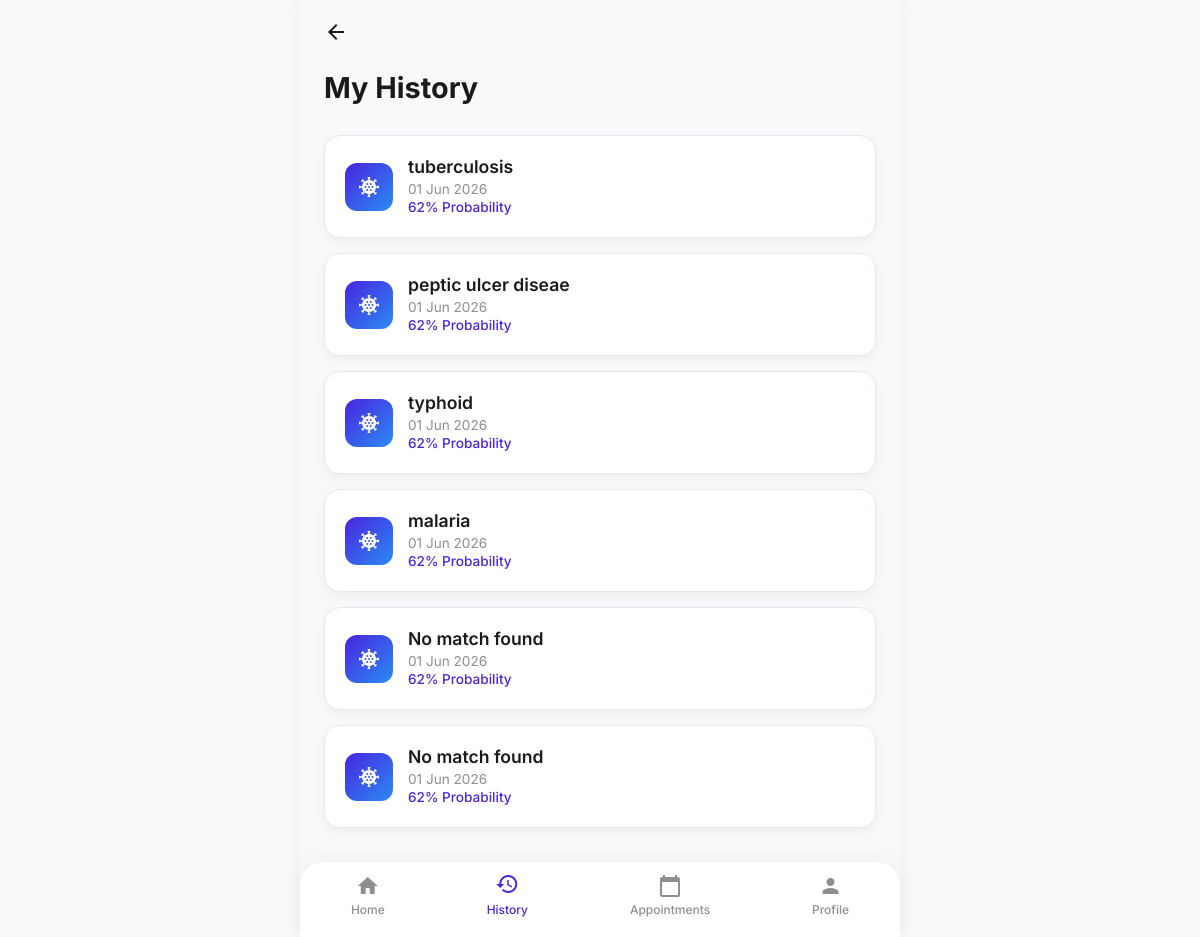
/history/ (signed in), run on the app's committed database.
### core/models.py (models this page shows, shortened)
class ConsultationHistory(models.Model):
    user = models.ForeignKey(User, on_delete=models.CASCADE, related_name='consultations')
    predicted_disease = models.CharField(max_length=100)
    recommended_medication = models.TextField(blank=True, null=True)
    symptoms_reported = models.TextField()
    created_at = models.DateTimeField(auto_now_add=True)

### core/views.py (the view)
# urls.py: path('history/', views.history_view, name='history'),
@login_required
def history_view(request):
    histories = ConsultationHistory.objects.filter(user=request.user).order_by('-created_at')
    appointments = Appointment.objects.filter(user=request.user).order_by('-appointment_date')
    return render(request, 'core/history.html', {'histories': histories, 'appointments': appointments})

### core/templates/core/history.html (shortened to what this page needs)
{% extends 'core/_base.html' %}
{% block header %}
<div class="screen-header" style="justify-content: flex-start;">
    <button class="back-btn" onclick="window.history.back()" style="margin-right: 15px;"><i class="material-icons">arrow_back</i></button>
</div>
{% endblock %}
{% block content %}
<div style="margin-bottom: 30px;">
    <h1 style="font-size: 1.8rem; color: var(--text-main); font-weight: 700;">My History</h1>
</div>
{% for hist in histories %}
<div class="history-card">
    <div class="history-icon" style="background: var(--primary-gradient); color: white;">
        <i class="material-icons">coronavirus</i>
    </div>
    <div class="history-details">
        <div class="history-title">{{ hist.predicted_disease }}</div>
        <div class="history-meta">{{ hist.created_at|date:"d M Y" }}</div>
        <div class="history-meta" style="color: var(--primary); font-weight: 500;">
            62% Probability
        </div>
    </div>
</div>
{% empty %}
<div style="text-align: center; padding: 40px 0;">
    <i class="material-icons" style="font-size: 48px; color: var(--text-muted); opacity: 0.5;">history</i>
    <p style="color: var(--text-muted); margin-top: 10px;">No consultation history yet.</p>
</div>
{% endfor %}
{% endblock %}

### core/templates/core/_base.html (style rules this page uses)
:root { --primary: #4A24E1; --primary-gradient: linear-gradient(135deg, #4A24E1 0%, #2A8BF2 100%); --primary-light: #E8E5F6; --secondary: #2A8BF2; --secondary-gradient: linear-gradient(135deg, #2A8BF2 0%, #17C6ED 100%); --success: #1FC96E; --success-gradient: linear-gradient(135deg, #1FC96E 0%, #0AA856 100%); --bg-color: #F8F9FA; --surface: #FFFFFF; --text-main: #1A1A1A; --text-muted: #8E8E93; --danger: #FF3B30; --glass-bg: rgba(255, 255, 255, 0.95); --shadow-sm: 0 4px 12px rgba(0,0,0,0.05); --shadow-md: 0 8px 24px rgba(74, 36, 225, 0.15); }
* { margin: 0; padding: 0; box-sizing: border-box; font-family: 'Inter', sans-serif; -webkit-tap-highlight-color: transparent; }
body { background-color: var(--bg-color); color: var(--text-main); min-height: 100vh; display: flex; flex-direction: column; overflow-x: hidden; }
.screen-header { padding: 20px 24px; display: flex; align-items: center; justify-content: space-between; background: transparent; }
.screen-header .back-btn, .screen-header .menu-btn { background: transparent; border: none; font-size: 24px; color: var(--text-main); cursor: pointer; }

### core/templates/core/history.html (style rules this page uses)
.history-card { background: var(--surface); border: 1px solid #E2E8F0; border-radius: 16px; padding: 20px; margin-bottom: 15px; display: flex; align-items: center; box-shadow: var(--shadow-sm); }
.history-icon { width: 48px; height: 48px; border-radius: 12px; display: flex; align-items: center; justify-content: center; margin-right: 15px; }
.history-details { flex-grow: 1; }
.history-title { font-size: 1.1rem; font-weight: 600; color: var(--text-main); margin-bottom: 4px; }
.history-meta { font-size: 0.85rem; color: var(--text-muted); margin-bottom: 2px; }

### data on the page
ConsultationHistory: predicted_disease "tuberculosis", created_at "01 Jun 2026"
ConsultationHistory: predicted_disease "peptic ulcer diseae", created_at "01 Jun 2026"
ConsultationHistory: predicted_disease "typhoid", created_at "01 Jun 2026"
ConsultationHistory: predicted_disease "malaria", created_at "01 Jun 2026"
ConsultationHistory: predicted_disease "No match found", created_at "01 Jun 2026"
ConsultationHistory: predicted_disease "No match found", created_at "01 Jun 2026"
